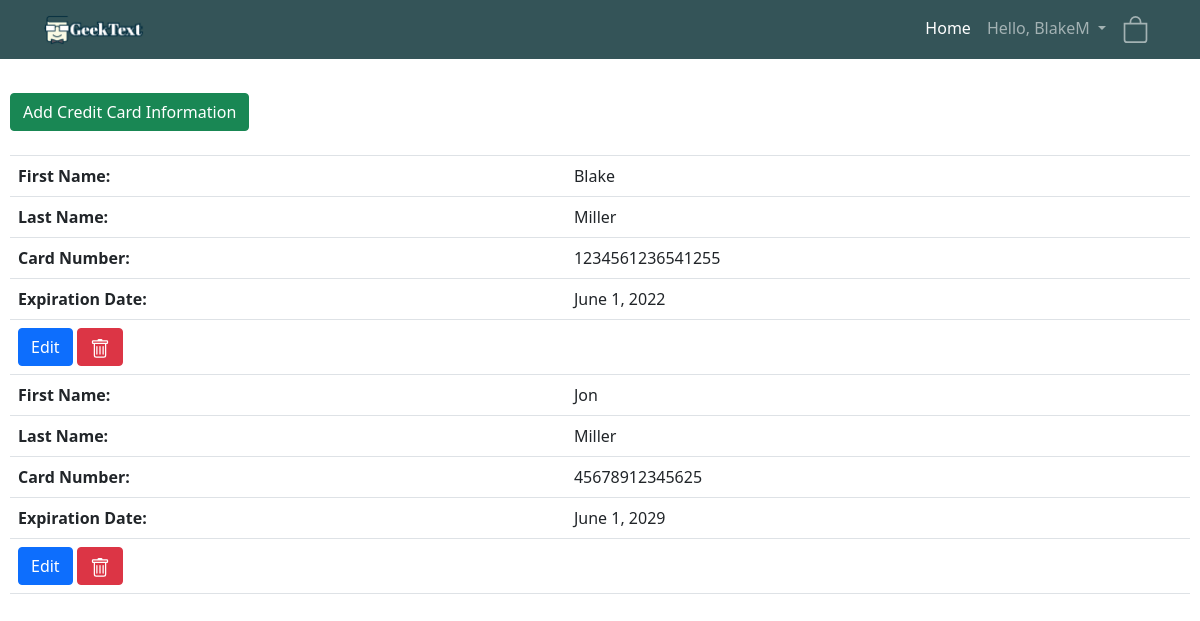
The page /register/payment_information/0 (signed in) on the database its author committed.
### register/models.py (models this page shows, shortened)
class CreditCard(models.Model):
    profile = models.ForeignKey(Profile, on_delete=models.CASCADE)
    cardnumber = models.IntegerField(default=0)
    expiration = models.DateField()
    security = models.IntegerField(default=0)
    firstname = models.CharField(max_length=30)
    lastname = models.CharField(max_length=30)

### register/views.py (the view)
# urls.py: path("payment_information/<int:errormessage>", views.payment_info, name="payment_info"),
def payment_info(response, errormessage):
    userid = response.user.id
    profile = Profile.objects.get(id=userid)
    user = response.user
    return render(response, "registration/payment_information.html", {"user": user, "profile": profile, "errormessage": errormessage})

### register/templates/registration/payment_information.html (shortened to what this page needs)
{%  extends 'onlinelibrary/base.html' %}
{% block content %}
<br>
<button onclick="window.location.href='http://127.0.0.1:8000/register/add_credit_card_information';" type="button" class="btn btn-success">
    Add Credit Card Information
</button>
<br>
<br>
<table id="table_summary" class="table">
    {% for card in profile.creditcard_set.all %}
        <tr>
            <th>First Name:</th>
            <td>{{card.firstname}}</td>
        </tr>
        <tr>
            <th>Last Name:</th>
            <td>{{card.lastname}}</td>
        </tr>
        <tr>
            <th>Card Number:</th>
            <td>{{card.cardnumber}}</td>
        </tr>
        <tr>
            <th>Expiration Date:</th>
            <td>{{card.expiration}}</td>
        </tr>
        <tr>
            <td>
                <button onclick="window.location.href='http://127.0.0.1:8000/register/edit_credit_card_information/{{card.id}}/{{errormessage}}';" type="button" class="btn btn-primary">
                    Edit
                </button>
                <button onclick="window.location.href='http://127.0.0.1:8000/register/delete_credit_card_information/{{card.id}}';" type="button" class="btn btn-danger">
                </button>
            </td>
            <td></td>
        </tr>
    {% endfor %}
</table>
{% endblock %}

### onlinelibrary/templates/onlinelibrary/base.html (shortened to what this page needs)
<!DOCTYPE html>
<html lang="en">
<head>
    <link rel="stylesheet" href="https://stackpath.bootstrapcdn.com/bootstrap/4.3.1/css/bootstrap.min.css"
>
    <link href="https://cdn.jsdelivr.net/npm/bootstrap@5.0.0-beta2/dist/css/bootstrap.min.css" rel="stylesheet"
>
  </head>
    {% load static %}
    <link rel="stylesheet" type="text/css" href="{% static 'onlinelibrary/style.css' %}">
</head>
<body>
<nav class="navbar navbar-expand-lg navbar-dark navbar-custom">
    {% if user.is_authenticated %}
    <div class="container-fluid">
        <div class="col">
            <a class="navbar-brand" href="/browse"><img src="/media/bookImages/retry.png" alt="logo" height="75%"
                                                  width="30%"></a>
        </div>
        <div class="col">
            <div class="collapse navbar-collapse" id="navbarNavDropdown">
                <ul class="navbar-nav ml-auto">
                    <li class="nav-item">
                        <a class="nav-link active" aria-current="page" href="/browse">Home</a>
                    </li>
                    <li class="nav-item dropdown">
                        <a class="nav-link dropdown-toggle" href="#" id="navbarDropdownMenuLink" role="button"
                           data-bs-toggle="dropdown" aria-expanded="false">
                            Hello, {{user.username}}
                        </a>
                    </li>
                    <li class="nav-item">
                        <a class="nav-link" href="/ShoppingCart">
                            <svg xmlns="http://www.w3.org/2000/svg" width="27" height="27" fill="currentColor"
                                 class="bi bi-bag"
                                 viewBox="0 0 16 16">
                                <path d="M8 1a2.5 2.5 0 0 1 2.5 2.5V4h-5v-.5A2.5 2.5 0 0 1 8 1zm3.5 3v-.5a3.5 3.5 0 1 0-7 0V4H1v10a2 2 0 0 0 2 2h10a2 2 0 0 0 2-2V4h-3.5zM2 5h12v9a1 1 0 0 1-1 1H3a1 1 0 0 1-1-1V5z"/>
                            </svg>
                        </a>
                    </li>
                </ul>
            </div>
            {% endif %}
        </div>
    </div>
</nav>
<div id="content" , name="content" , class="main">
        {% block content %}
        {% endblock %}
</div>
</body>
</html>

### onlinelibrary/static/onlinelibrary/style.css (style rules this page uses)
.main { margin: 10px; }
.navbar-custom { background-color:#68836a; }

### onlinelibrary/templates/onlinelibrary/base.html (style rules this page uses)
.navbar-custom { background-color:#345458; }

### rows shown on the page
CreditCard: firstname "Blake", lastname "Miller", cardnumber "1234561236541255", expiration "June 1, 2022"
CreditCard: firstname "Jon", lastname "Miller", cardnumber "45678912345625", expiration "June 1, 2029"

### other values the page prints
{{ user.username }} "BlakeM"
